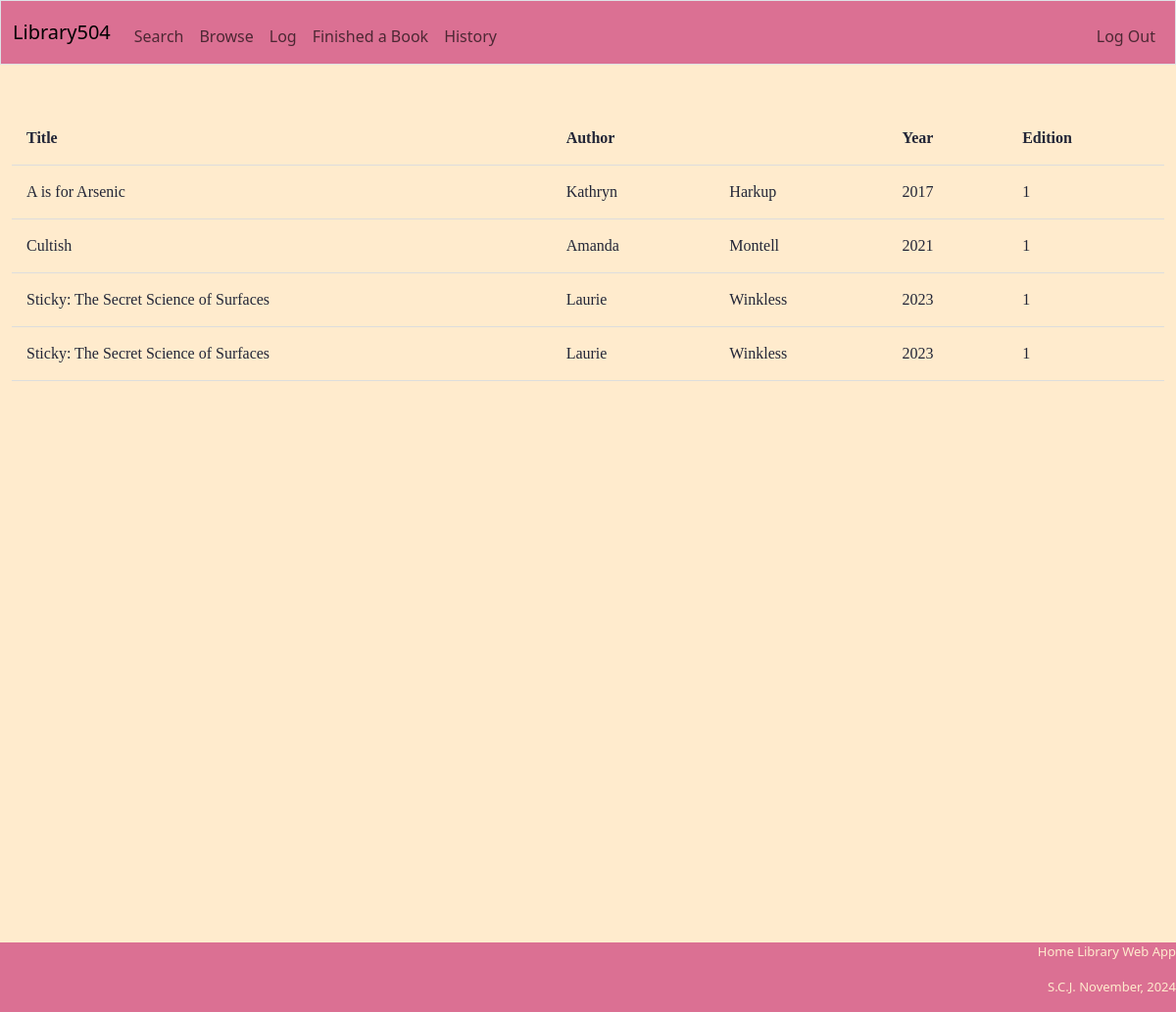
/ (signed in), run on the app's committed database.
### tables this page shows
CREATE TABLE books (
    id INTEGER PRIMARY KEY AUTOINCREMENT NOT NULL,
    title text not null,
    year year,
    edition integer,
    copies integer,
    genre TEXT,
    topicsA TEXT,
    topicsB TEXT,
    topicsC TEXT, authorfirstname TEXT, authorlastname TEXT,
    unique(id)
);

### app.py (the view)
@app.route("/")
@login_required
def index():
    latest = db.execute("SELECT books.title, authorfirstname, authorlastname, year, edition FROM books INNER JOIN history ON books.id = history.bookid WHERE readerid = ? ORDER BY timestamp DESC LIMIT 5", session["id"])
    return render_template("index.html", latest=latest)

### app.py (called while the page is built)
@app.after_request
def after_request(response):
    response.headers["Cache-Control"] = "no-cache, no-store, must-revalidate"
    response.headers["Expires"] = 0
    response.headers["Pragma"] = "no-cache"
    return response

def login_required(f):
    @wraps(f)
    def decorated_function(*args, **kwargs):
        if session.get("id") is None:
            return redirect("/login")
        return f(*args, **kwargs)
    return decorated_function

### templates/index.html
{% extends "template.html" %}
{% block main %}
    <div style="overflow-x:auto" class="fullHeight">
         <table>
            <tr>
                <th class="text-start" scope="col">Title</th>
                <th class="text-start" scope="col" colspan="2">Author</th>
                <th class="text-start" scope="col">Year</th>
                <th class="text-start" scope="col">Edition</th>
            </tr>
            {% for row in latest %}
                <tr>
                    <td>{{ row["title"] }}</td>
                    <td>{{ row["authorfirstname"] }}</td>
                    <td>{{ row["authorlastname"] }}</td>
                    <td>{{ row["year"] }}</td>
                    <td>{{ row["edition"] }}</td>
                </tr>
            {% endfor %}
        </table>
    </div>
{% endblock %}

### staticfiles/style.css (style rules this page uses)
.fullHeight { height: 100vh; }
html, body { display: flex; flex-direction: column; min-height: 100vh; margin: 0; padding: 0; position: relative; overflow: scroll; }
tr:nth-child(even) { background-color: #FFEBCD; }
* { box-sizing: border-box; }
table { width: 100%; max-height: 100vh; overflow: scroll;; }
th, td { padding: 15px; text-align: left; border-bottom: 1px solid #ddd; }

### data on the page
books: title "A is for Arsenic", authorfirstname "Kathryn", authorlastname "Harkup", year "2017", edition "1"
books: title "Cultish", authorfirstname "Amanda", authorlastname "Montell", year "2021", edition "1"
books: title "Sticky: The Secret Science of Surfaces", authorfirstname "Laurie", authorlastname "Winkless", year "2023", edition "1"
